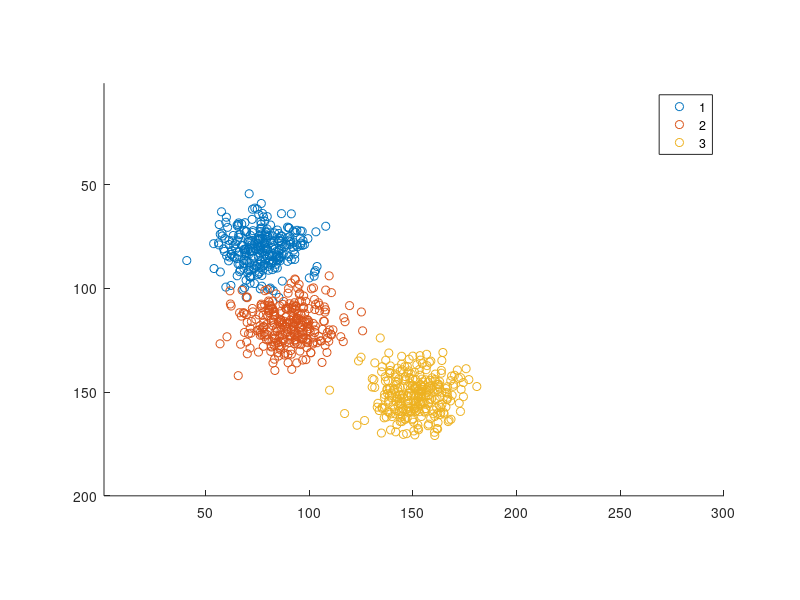

The MATLAB script that drew this image: (Note: this script raises an error after producing the figure.)
%% K-means demo
% An example on K-means clustering.
%
% This program demonstrates kmeans clustering.
% It generates an image with random points, then assigns a random number of
% cluster centers and uses kmeans to move those cluster centers to their
% representitive location.
%
% <https://github.com/opencv/opencv/blob/3.1.0/samples/cpp/kmeans.cpp>
%

%% Initialization

% parameters
MAX_CLUSTERS = 5;
colorTab = [...
    0,   0, 255 ;
    0, 255,   0 ;
  255, 100, 100 ;
  255,   0, 255 ;
    0, 255, 255
];

% image on which to draw points
sz = [200 300];  % height/width, rows/cols
img = zeros([sz, 3], 'uint8');

% seed RNG for reproducible results
rng('default')

%% Data
% choose number of samples and clusters
sampleCount = randi([1 1000]);
clusterCount = min(randi([2 MAX_CLUSTERS]), sampleCount);

%%
% generate random samples from multigaussian distribution
points = zeros([sampleCount,2], 'single');
idx = fix(linspace(1, sampleCount+1, clusterCount+1));
for i=1:numel(idx)-1
    center = [randi([0, sz(2)]) randi([0, sz(1)])];
    sigma = [sz(2) sz(1)].*0.4;
    points(idx(i):idx(i+1)-1,:) = mvnrnd(center, sigma, idx(i+1)-idx(i));
end

%%
% show true labels
L = repelem(1:(numel(idx)-1), diff(idx));
gscatter(points(:,1), points(:,2), L)
axis square equal ij
axis([1 sz(2) 1 sz(1)])
snapnow

%% Clustering
% shuffle points
points = points(randperm(sampleCount),:);

%%
% cluster points
[labels,centers] = cv.kmeans(points, clusterCount, ...
    'Criteria',struct('type','Count+EPS', 'maxCount',10, 'epsilon',0.1), ...
    'Attempts',3, 'Initialization','PP');
display(centers)

%%
% show clusters
img(:) = 0;
for i=1:sampleCount
    clusterIdx = labels(i)+1;
    img = cv.circle(img, points(i,:), 2, ...
        'Color',colorTab(clusterIdx,:), ...
        'Thickness','Filled', 'LineType','AA');
end
imshow(img), title('clusters')
